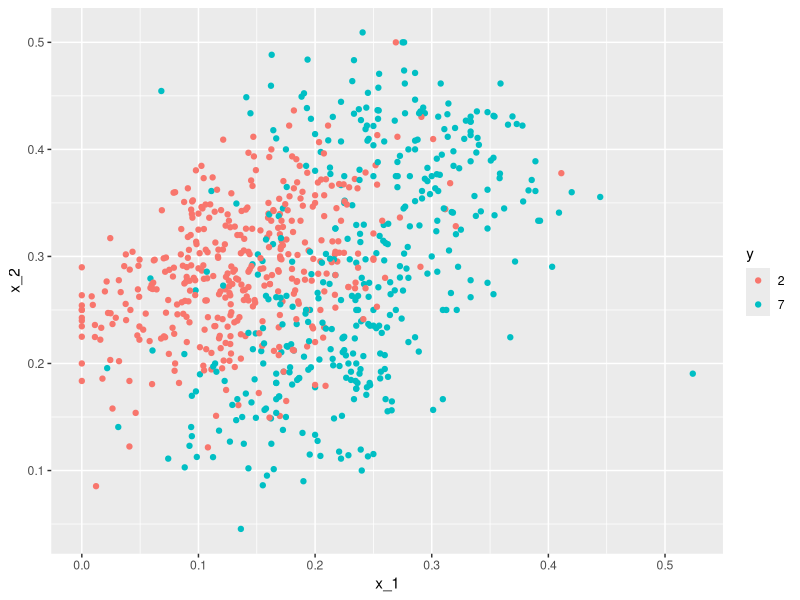
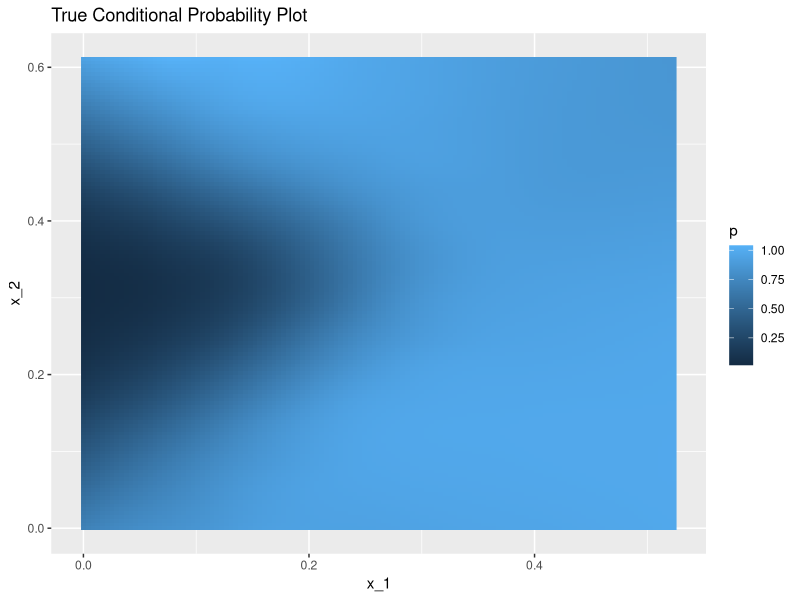
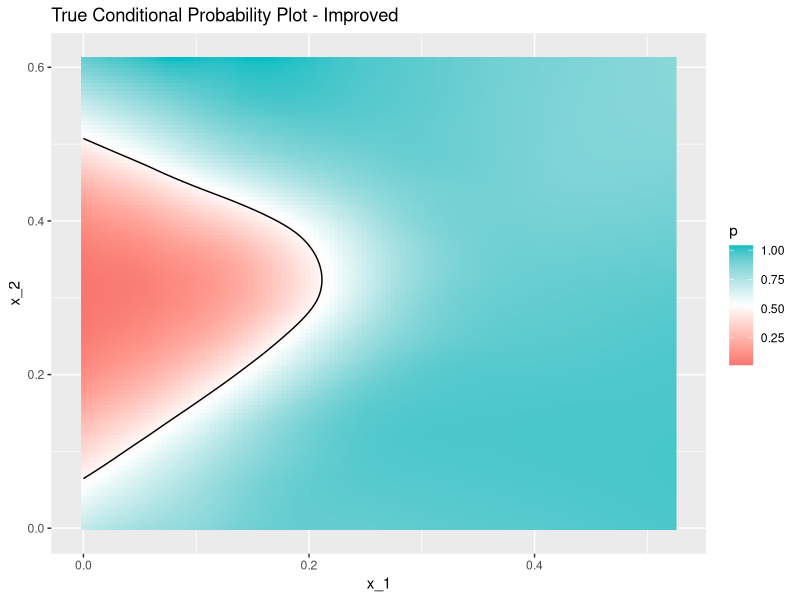
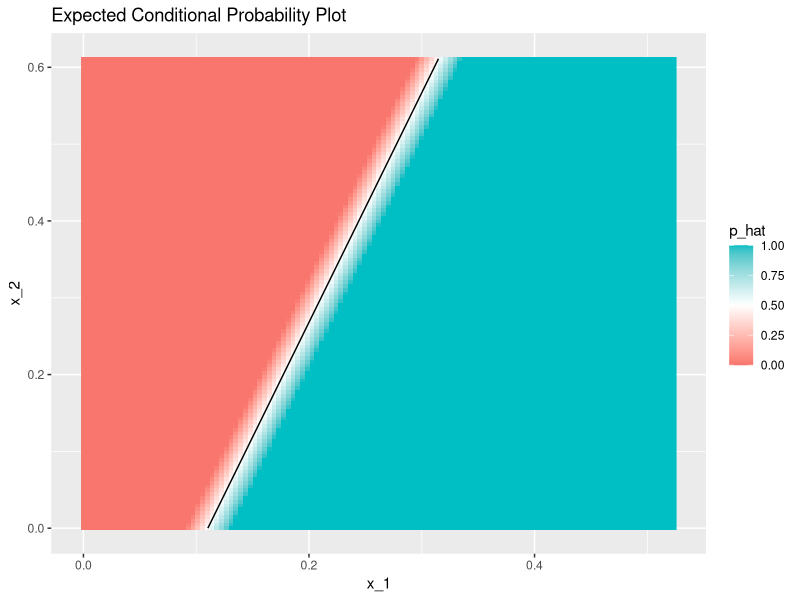
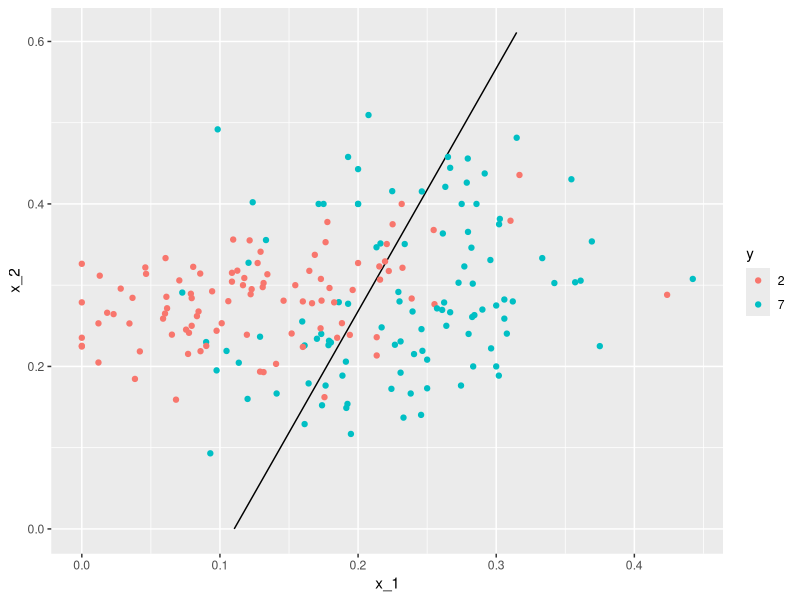

These figures' R source, in order:
## ---- chunk 1
library(tidyverse)
library(caret)
library(dslabs)
library(ggrepel)
## ---- chunk 2
data("mnist_27")

data = mnist_27$train %>% drop_na()
data %>% ggplot(aes(x_1, x_2, color = y)) + geom_point()
## ---- chunk 3
fit = glm(y ~ x_1 + x_2, data = mnist_27$train, family = "binomial")
## ---- chunk 4
p_hat = predict(fit, newdata = mnist_27$test)
y_hat = ifelse(p_hat > 0.5, 7, 2) %>% factor()

# Note: Our matrix indicates "2" as our positive class, but that's okay.
confusionMatrix(y_hat, mnist_27$test$y) 

## ---- chunk 5
mnist_27$true_p %>% ggplot(aes(x_1, x_2, fill = p)) +
  geom_raster() +
  ggtitle("True Conditional Probability Plot")
## ---- chunk 6
mnist_27$true_p %>% ggplot(aes(x_1, x_2, z = p, fill = p)) +
  geom_raster() +
  scale_fill_gradientn(colors = c("#F8766D", "white", "#00BFC4")) +
  stat_contour(breaks = c(0.5), color = "black") +
  ggtitle("True Conditional Probability Plot - Improved")

## ---- chunk 7
# Predict cond. prob. on newdata using earlier log fit
p_hat =  predict(fit, newdata = mnist_27$true_p)
p_hat = scales::squish(p_hat) # This constrains our estimates to be between 0 & 1

mnist_27$true_p %>% 
  mutate(p_hat = p_hat) %>% 
  ggplot(aes(x_1, x_2, z = p_hat, fill = p_hat)) +
  geom_raster() +
  scale_fill_gradientn(colors = c("#F8766D","white","#00BFC4")) +
  stat_contour(breaks = c(0.5), color = "black") +
  ggtitle("Expected Conditional Probability Plot") 

## ---- chunk 8
p_hat = predict(fit, mnist_27$true_p)
mnist_27$true_p %>% 
  mutate(p_hat = p_hat) %>% 
  ggplot() +
  stat_contour(aes(x_1, x_2, z = p_hat), breaks = c(0.5), color = "black") +
  geom_point(mapping = aes(x_1, x_2, color = y), data = mnist_27$test)
